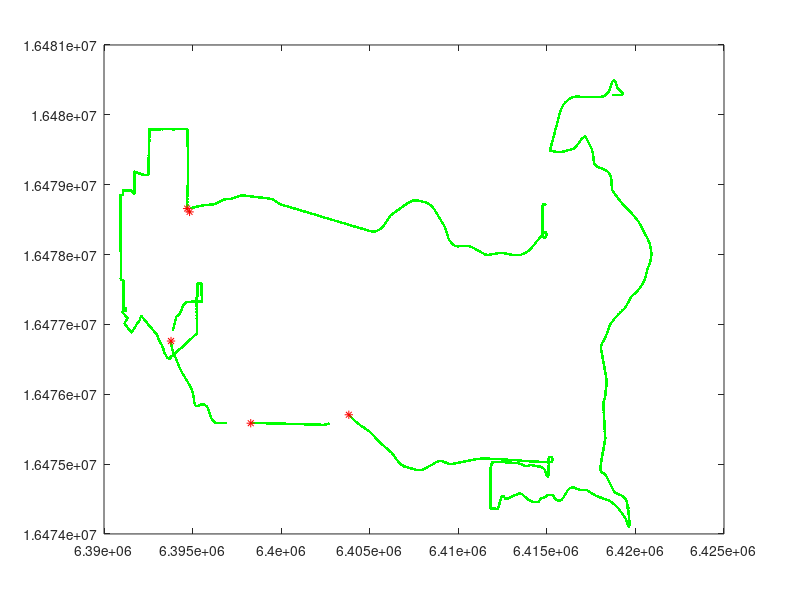

The MATLAB source for this figure: (Note: this script raises an error after producing the figure.)
function  GPS_Compress = Compress_GPS
%% Compress_GPS
% compress the gps point by deleting the superfluous point pair
%%
load GPS_data_bl_xy.txt;
plot(GPS_data_bl_xy(:,6),GPS_data_bl_xy(:,5),'.g');
hold on;

%% initialize
GPS_Compress = GPS_data_bl_xy(1,:)
i_GPS_Compress = 1;
for i_GPS = 2:size(GPS_data_bl_xy,1)
    distance = sqrt ( (GPS_data_bl_xy(i_GPS,5) - GPS_Compress(end, 5)).^2  + (GPS_data_bl_xy(i_GPS,6) - GPS_Compress(end, 6)).^2 );
    if distance > 0.0001
        i_GPS_Compress = i_GPS_Compress + 1;
        GPS_Compress = [GPS_Compress;GPS_data_bl_xy(i_GPS,:)];
    end
end
size(GPS_Compress)
save GPS_Compress;

%% visualization of gps point
for i_gps = 1:size(GPS_Compress,1)-1
    distance (i_gps ) = sqrt((GPS_Compress(i_gps,5) - GPS_Compress(i_gps+1,5)).^2 ...
        + (GPS_Compress(i_gps,6) - GPS_Compress(i_gps+1,6)).^2);
    if distance (i_gps ) > 100
        %% interpolating for more gps.
        distance (i_gps )
        i_gps
        plot(GPS_Compress(i_gps,6),GPS_Compress(i_gps,5),'r*');
        hold on;
    end
end

%% visualization of road network
load Truth_route_EdgeID.txt;
load Network_Topology.txt;
unique_Truth_route_EdgeID = unique(Truth_route_EdgeID(:,1));
mark_Edge_ID = ismember(Network_Topology(:,2),unique_Truth_route_EdgeID');
LineID_of_GroundEdge = Network_Topology(mark_Edge_ID,1)';
size(LineID_of_GroundEdge)
% for i_c = 1:size(LineID_of_GroundEdge,2)
%     Visualization_road_link_by_line_ID(LineID_of_GroundEdge(i_c),'.b');
%     if ~mod(i_c,50)
%         i_c
%     end
% end

%% legend
xlabel('(m)');
ylabel('(m)');
title('Result of the Hidden Markov Model - based map matching method and the GPS trajectory');

end




